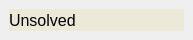
<ui version="4.0" >
 <author></author>
 <comment></comment>
 <exportmacro></exportmacro>
 <class>Gui::TaskView::TaskSketcherGeneral</class>
 <widget class="QWidget" name="Gui::TaskView::TaskSketcherGeneral" >
  <property name="geometry" >
   <rect>
    <x>0</x>
    <y>0</y>
    <width>193</width>
    <height>40</height>
   </rect>
  </property>
  <property name="windowTitle" >
   <string>Form</string>
  </property>
  <layout class="QVBoxLayout" >
   <property name="margin" >
    <number>9</number>
   </property>
   <property name="spacing" >
    <number>6</number>
   </property>
   <item>
    <widget class="QLabel" name="label" >
     <property name="palette" >
      <palette>
       <active>
        <color>
         <red>0</red>
         <green>0</green>
         <blue>0</blue>
        </color>
        <color>
         <red>236</red>
         <green>233</green>
         <blue>216</blue>
        </color>
        <color>
         <red>255</red>
         <green>255</green>
         <blue>255</blue>
        </color>
        <color>
         <red>241</red>
         <green>239</green>
         <blue>226</blue>
        </color>
        <color>
         <red>172</red>
         <green>168</green>
         <blue>153</blue>
        </color>
        <color>
         <red>157</red>
         <green>155</green>
         <blue>144</blue>
        </color>
        <color>
         <red>0</red>
         <green>0</green>
         <blue>0</blue>
        </color>
        <color>
         <red>255</red>
         <green>255</green>
         <blue>255</blue>
        </color>
        <color>
         <red>0</red>
         <green>0</green>
         <blue>0</blue>
        </color>
        <color>
         <red>255</red>
         <green>255</green>
         <blue>255</blue>
        </color>
        <color>
         <red>236</red>
         <green>233</green>
         <blue>216</blue>
        </color>
        <color>
         <red>113</red>
         <green>111</green>
         <blue>100</blue>
        </color>
        <color>
         <red>49</red>
         <green>106</green>
         <blue>197</blue>
        </color>
        <color>
         <red>255</red>
         <green>255</green>
         <blue>255</blue>
        </color>
        <color>
         <red>0</red>
         <green>0</green>
         <blue>255</blue>
        </color>
        <color>
         <red>255</red>
         <green>0</green>
         <blue>255</blue>
        </color>
        <color>
         <red>232</red>
         <green>232</green>
         <blue>232</blue>
        </color>
       </active>
       <inactive>
        <color>
         <red>0</red>
         <green>0</green>
         <blue>0</blue>
        </color>
        <color>
         <red>236</red>
         <green>233</green>
         <blue>216</blue>
        </color>
        <color>
         <red>255</red>
         <green>255</green>
         <blue>255</blue>
        </color>
        <color>
         <red>241</red>
         <green>239</green>
         <blue>226</blue>
        </color>
        <color>
         <red>172</red>
         <green>168</green>
         <blue>153</blue>
        </color>
        <color>
         <red>157</red>
         <green>155</green>
         <blue>144</blue>
        </color>
        <color>
         <red>0</red>
         <green>0</green>
         <blue>0</blue>
        </color>
        <color>
         <red>255</red>
         <green>255</green>
         <blue>255</blue>
        </color>
        <color>
         <red>0</red>
         <green>0</green>
         <blue>0</blue>
        </color>
        <color>
         <red>255</red>
         <green>255</green>
         <blue>255</blue>
        </color>
        <color>
         <red>236</red>
         <green>233</green>
         <blue>216</blue>
        </color>
        <color>
         <red>113</red>
         <green>111</green>
         <blue>100</blue>
        </color>
        <color>
         <red>236</red>
         <green>233</green>
         <blue>216</blue>
        </color>
        <color>
         <red>0</red>
         <green>0</green>
         <blue>0</blue>
        </color>
        <color>
         <red>0</red>
         <green>0</green>
         <blue>255</blue>
        </color>
        <color>
         <red>255</red>
         <green>0</green>
         <blue>255</blue>
        </color>
        <color>
         <red>232</red>
         <green>232</green>
         <blue>232</blue>
        </color>
       </inactive>
       <disabled>
        <color>
         <red>118</red>
         <green>116</green>
         <blue>108</blue>
        </color>
        <color>
         <red>236</red>
         <green>233</green>
         <blue>216</blue>
        </color>
        <color>
         <red>255</red>
         <green>255</green>
         <blue>255</blue>
        </color>
        <color>
         <red>245</red>
         <green>244</green>
         <blue>235</blue>
        </color>
        <color>
         <red>172</red>
         <green>168</green>
         <blue>153</blue>
        </color>
        <color>
         <red>157</red>
         <green>155</green>
         <blue>144</blue>
        </color>
        <color>
         <red>118</red>
         <green>116</green>
         <blue>108</blue>
        </color>
        <color>
         <red>255</red>
         <green>255</green>
         <blue>255</blue>
        </color>
        <color>
         <red>118</red>
         <green>116</green>
         <blue>108</blue>
        </color>
        <color>
         <red>236</red>
         <green>233</green>
         <blue>216</blue>
        </color>
        <color>
         <red>236</red>
         <green>233</green>
         <blue>216</blue>
        </color>
        <color>
         <red>0</red>
         <green>0</green>
         <blue>0</blue>
        </color>
        <color>
         <red>49</red>
         <green>106</green>
         <blue>197</blue>
        </color>
        <color>
         <red>255</red>
         <green>255</green>
         <blue>255</blue>
        </color>
        <color>
         <red>0</red>
         <green>0</green>
         <blue>255</blue>
        </color>
        <color>
         <red>255</red>
         <green>0</green>
         <blue>255</blue>
        </color>
        <color>
         <red>232</red>
         <green>232</green>
         <blue>232</blue>
        </color>
       </disabled>
      </palette>
     </property>
     <property name="font" >
      <font>
       <family>MS Shell Dlg 2</family>
       <pointsize>12</pointsize>
       <weight>50</weight>
       <italic>false</italic>
       <bold>false</bold>
       <underline>false</underline>
       <strikeout>false</strikeout>
      </font>
     </property>
     <property name="autoFillBackground" >
      <bool>true</bool>
     </property>
     <property name="text" >
      <string>Unsolved</string>
     </property>
    </widget>
   </item>
  </layout>
 </widget>
 <pixmapfunction></pixmapfunction>
 <resources/>
 <connections/>
</ui>
